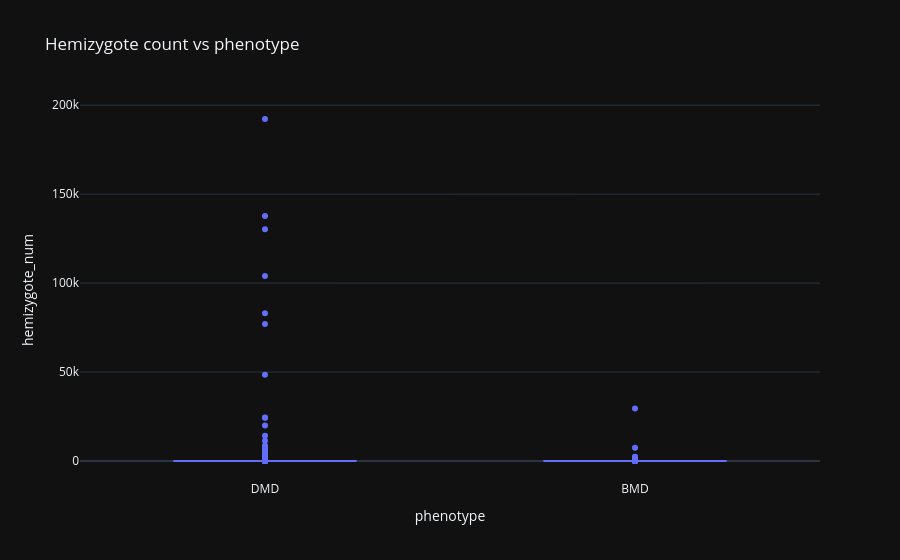

Write notebook code for a chart like this one.
### Markdown cell above
## 11. 📊 hemizygote vs phenotype

### Code cell
tmp = d[['phenotype', 'hemizygote_num']].dropna()
fig = px.box(tmp, x='phenotype', y='hemizygote_num', points='outliers', title='Hemizygote count vs phenotype')
fig.show()

### Figure 1 — Plotly figure (JSON) as saved in the notebook; plotly's stock layout.template omitted (floating-point values rounded to 4 significant figures; data arrays with more than 128 entries replaced by an {"elided": "..."} marker saying what was removed)
{"data": [{"alignmentgroup": "True", "boxpoints": "outliers", "hovertemplate": "phenotype=%{x}<br>hemizygote_num=%{y}<extra></extra>", "legendgroup": "", "marker": {"color": "#636efa"}, "name": "", "notched": false, "offsetgroup": "", "orientation": "v", "showlegend": false, "x": {"elided": "3229 str values"}, "x0": " ", "xaxis": "x", "y": {"elided": "3229 float values"}, "y0": " ", "yaxis": "y", "type": "box"}], "layout": {"xaxis": {"anchor": "y", "domain": [0.0, 1.0], "title": {"text": "phenotype"}}, "yaxis": {"anchor": "x", "domain": [0.0, 1.0], "title": {"text": "hemizygote_num"}}, "legend": {"tracegroupgap": 0}, "title": {"text": "Hemizygote count vs phenotype"}, "boxmode": "group"}}
